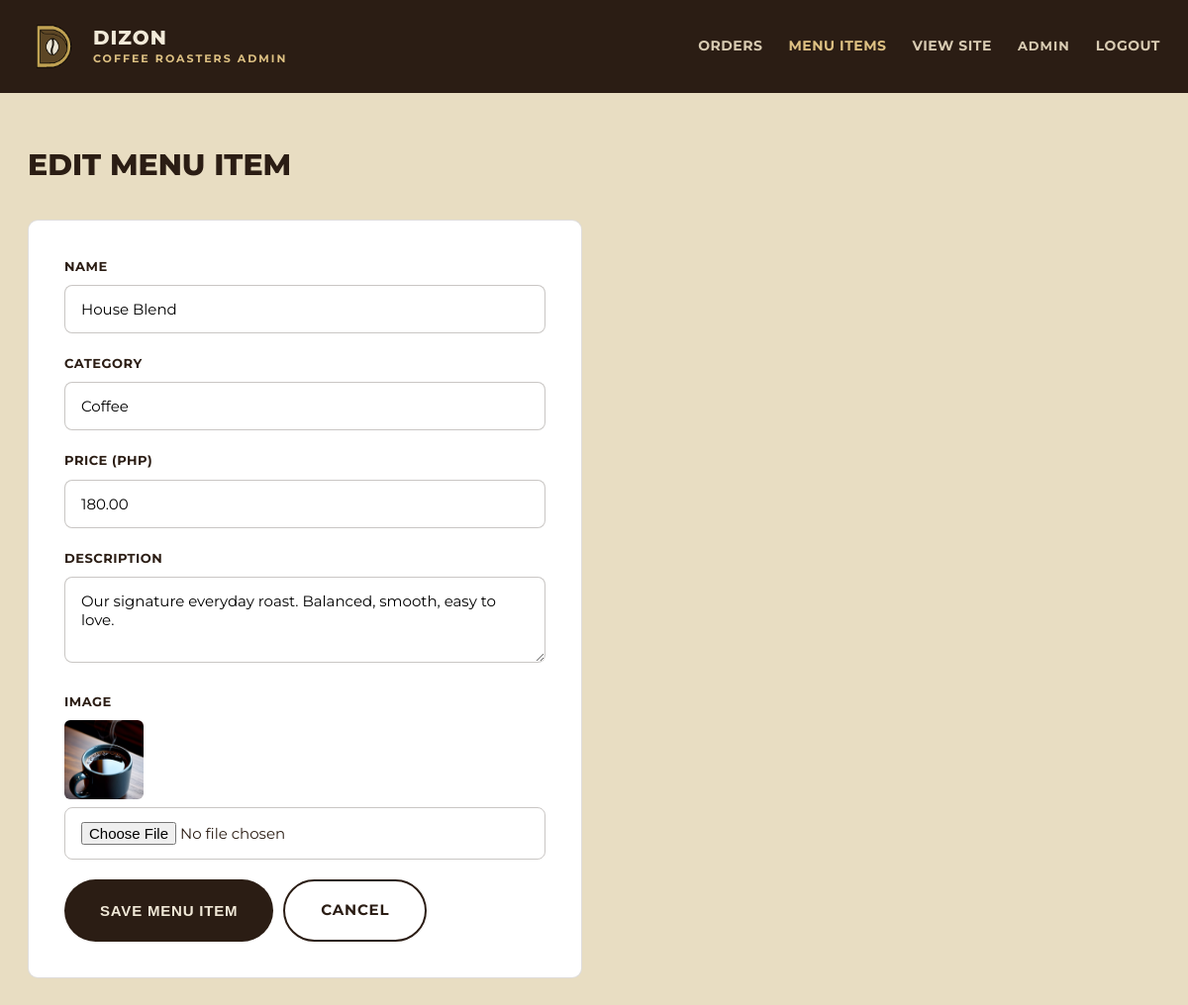
Page /admin/menu_form.php?id=1 (signed in) on the committed database.
### tables this page shows
CREATE TABLE IF NOT EXISTS menu_items (
    id INT AUTO_INCREMENT PRIMARY KEY,
    name VARCHAR(100) NOT NULL,
    description VARCHAR(255) DEFAULT NULL,
    price DECIMAL(10,2) NOT NULL,
    category VARCHAR(50) NOT NULL,
    image VARCHAR(255) DEFAULT NULL,
    created_at TIMESTAMP NOT NULL DEFAULT CURRENT_TIMESTAMP
);

### includes/functions.php (called while the page is built, shortened)
<?php
function e($string) {
    return htmlspecialchars($string ?? '', ENT_QUOTES, 'UTF-8');
}

### admin/menu_form.php (the view, shortened to what this page needs)
<?php
require_once __DIR__ . '/../config/config.php';
require_once __DIR__ . '/../includes/functions.php';
$id = (int) ($_GET['id'] ?? 0);
$item = ['name' => '', 'description' => '', 'price' => '', 'category' => '', 'image' => ''];
if ($id > 0) {
    $stmt = $pdo->prepare('SELECT * FROM menu_items WHERE id = ?');
    $stmt->execute([$id]);
    $found = $stmt->fetch();
    $item = $found;
}
require_once __DIR__ . '/../includes/admin_header.php';
?>
<h1><?= $id > 0 ? 'Edit' : 'Add' ?> Menu Item</h1>
<div class="card" style="max-width: 560px;">
    <form method="POST" enctype="multipart/form-data">
        <div class="form-group">
            <label for="name">Name</label>
            <input type="text" id="name" name="name" required value="<?= e($item['name']) ?>">
        </div>
        <div class="form-group">
            <label for="category">Category</label>
            <input type="text" id="category" name="category" required value="<?= e($item['category']) ?>" placeholder="e.g. Coffee, Cold Brew, Beans">
        </div>
        <div class="form-group">
            <label for="price">Price (PHP)</label>
            <input type="number" id="price" name="price" step="0.01" min="0" required value="<?= e($item['price']) ?>">
        </div>
        <div class="form-group">
            <label for="description">Description</label>
            <textarea id="description" name="description" rows="3"><?= e($item['description']) ?></textarea>
        </div>
        <div class="form-group">
            <label for="image">Image</label>
            <?php if (!empty($item['image'])): ?>
                <img src="<?= BASE_URL ?>/<?= e($item['image']) ?>" alt="" style="width:80px; height:80px; object-fit:cover; border-radius:6px; margin-bottom:8px;">
            <?php endif; ?>
            <input type="file" id="image" name="image" accept=".jpg,.jpeg,.png,.webp">
        </div>
        <div class="actions">
            <button type="submit" class="btn btn--dark">Save Menu Item</button>
            <a href="<?= BASE_URL ?>/admin/menu.php" class="btn btn--outline-dark">Cancel</a>
        </div>
    </form>
</div>
<?php require_once __DIR__ . '/../includes/admin_footer.php'; ?>

### assets/css/style.css (style rules this page uses)
:root { --cream: #F1E9D8; --cream-2: #E8DDC2; --brown-dark: #2B1D14; --brown: #4A3323; --brown-light: #6B4E36; --gold: #C9A24B; --gold-light: #DEC183; --text-dark: #2B1D14; --white: #FFFFFF; --danger: #A33B2E; --success: #3B6B3B; --radius: 10px; --font: 'Montserrat', 'Segoe UI', Arial, sans-serif; }
* { box-sizing: border-box; }
body { margin: 0; font-family: var(--font); font-size: 16px; font-weight: 500; color: var(--text-dark); background: var(--cream); line-height: 1.65; }
img { max-width: 100%; display: block; }
a { color: inherit; text-decoration: none; }
h1, h2, h3, h4 { margin: 0 0 14px; font-family: var(--font); font-weight: 800; }
.btn { display: inline-block; border: none; cursor: pointer; padding: 17px 36px; border-radius: 999px; font-weight: 700; font-size: 15px; letter-spacing: 0.8px; text-transform: uppercase; text-align: center; transition: transform 0.15s ease, background-color 0.15s ease; }
.btn--dark { background: var(--brown-dark); color: var(--cream); }
.btn--outline-dark { background: transparent; border: 2px solid var(--brown-dark); color: var(--brown-dark); }
.card { background: var(--white); border: 1px solid rgba(43,29,20,0.15); border-radius: var(--radius); padding: 36px; }
.form-group { margin-bottom: 20px; }
.form-group label { display: block; margin-bottom: 8px; font-weight: 700; font-size: 13px; text-transform: uppercase; letter-spacing: 0.5px; }
.form-group input, .form-group select, .form-group textarea { width: 100%; padding: 14px 16px; border: 1px solid rgba(43,29,20,0.25); border-radius: 8px; font-size: 15px; font-family: inherit; }
.form-group textarea { resize: vertical; }
.admin-body { background: var(--cream-2); }
.admin-main h1 { text-transform: uppercase; margin-bottom: 30px; font-size: 30px; }
.actions { display: flex; gap: 10px; }

### rows in the picture
menu_items: name "House Blend", category "Coffee", price "180.00", description "Our signature everyday roast. Balanced, smooth, easy to love.", image (picture)
